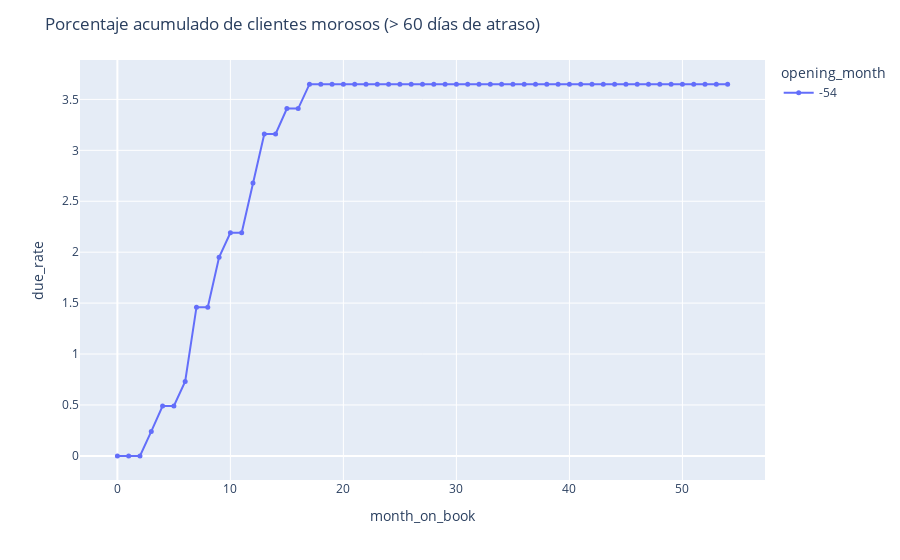

Notebook code for this chart:
### Code cell
example =  get_vintage_analysis_by_interval(df_vintage=df_vintage_2,
                                      time_interval=None,
                                      cohorts_list=[-54])
get_cohort_graph(example, bucket_2)

### Figure 1 — Plotly figure (JSON) as saved in the notebook; plotly's stock layout.template omitted (floating-point values rounded to 4 significant figures)
{"data": [{"hovertemplate": "opening_month=-54<br>month_on_book=%{x}<br>due_rate=%{y}<extra></extra>", "legendgroup": "-54", "line": {"color": "#636efa", "dash": "solid"}, "marker": {"size": 5, "symbol": "circle"}, "mode": "markers+lines", "name": "-54", "orientation": "v", "showlegend": true, "type": "scatter", "x": [0, 1, 2, 3, 4, 5, 6, 7, 8, 9, 10, 11, 12, 13, 14, 15, 16, 17, 18, 19, 20, 21, 22, 23, 24, 25, 26, 27, 28, 29, 30, 31, 32, 33, 34, 35, 36, 37, 38, 39, 40, 41, 42, 43, 44, 45, 46, 47, 48, 49, 50, 51, 52, 53, 54], "xaxis": "x", "y": [0, 0, 0, 0.24, 0.49, 0.49, 0.73, 1.46, 1.46, 1.95, 2.19, 2.19, 2.68, 3.16, 3.16, 3.41, 3.41, 3.65, 3.65, 3.65, 3.65, 3.65, 3.65, 3.65, 3.65, 3.65, 3.65, 3.65, 3.65, 3.65, 3.65, 3.65, 3.65, 3.65, 3.65, 3.65, 3.65, 3.65, 3.65, 3.65, 3.65, 3.65, 3.65, 3.65, 3.65, 3.65, 3.65, 3.65, 3.65, 3.65, 3.65, 3.65, 3.65, 3.65, 3.65], "yaxis": "y"}], "layout": {"legend": {"title": {"text": "opening_month"}, "tracegroupgap": 0}, "margin": {"t": 60}, "title": {"text": "Porcentaje acumulado de clientes morosos (> 60 días de atraso)"}, "xaxis": {"anchor": "y", "domain": [0, 1], "title": {"text": "month_on_book"}}, "yaxis": {"anchor": "x", "domain": [0, 1], "title": {"text": "due_rate"}}}}
